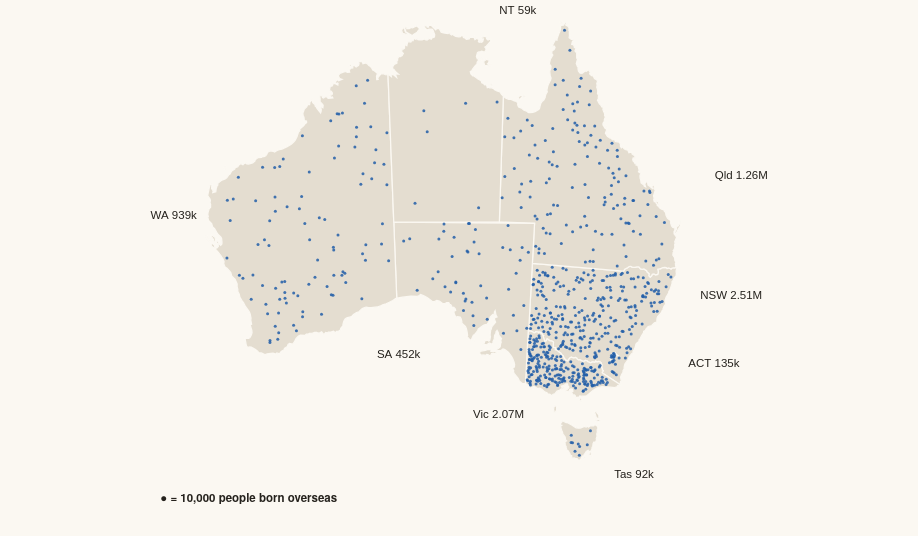

Source (Vega-Lite JSON):
### Vega-Lite specification from a JSON file in a GitHub repository (floating-point values rounded to 4 significant figures; data arrays with more than 128 entries replaced by an {"elided": "..."} marker saying what was removed)
{"$schema": "https://vega.github.io/schema/vega-lite/v5.json", "width": 900, "height": 520, "autosize": {"type": "pad"}, "config": {"background": null, "font": "IBM Plex Sans, Helvetica Neue, Arial, sans-serif", "padding": 4, "view": {"stroke": null}, "axis": {"labelColor": "#675f54", "titleColor": "#675f54", "gridColor": "#d8cfbf", "domainColor": "#d8cfbf", "tickColor": "#d8cfbf", "labelFont": "IBM Plex Sans, Helvetica Neue, Arial, sans-serif", "labelFontSize": 11, "titleFont": "IBM Plex Sans, Helvetica Neue, Arial, sans-serif", "titleFontWeight": 500, "titleFontSize": 11.5}, "legend": {"labelColor": "#675f54", "titleColor": "#25221d", "labelFont": "IBM Plex Sans, Helvetica Neue, Arial, sans-serif", "titleFont": "IBM Plex Sans, Helvetica Neue, Arial, sans-serif", "titleFontWeight": 600, "labelFontSize": 12, "titleFontSize": 12, "symbolStrokeColor": "#fbf8f2"}, "text": {"color": "#25221d", "font": "IBM Plex Sans, Helvetica Neue, Arial, sans-serif"}, "tooltipFormat": {"numberFormat": ",.0f"}}, "projection": {"type": "conicEqualArea", "parallels": [-18, -36], "rotate": [-134, 0]}, "params": [{"name": "per", "value": 10000, "bind": {"input": "radio", "options": [10000, 20000, 50000], "labels": ["10,000", "20,000", "50,000"], "name": "One dot = "}}, {"name": "hl", "value": "", "bind": {"input": "select", "options": ["", "Western Australia", "Victoria", "New South Wales", "Australian Capital Territory", "South Australia", "Queensland", "Northern Territory", "Tasmania"], "labels": ["All states", "Western Australia", "Victoria", "New South Wales", "Australian Capital Territory", "South Australia", "Queensland", "Northern Territory", "Tasmania"], "name": "Highlight a state "}}], "layer": [{"data": {"values": {"type": "Topology", "arcs": {"elided": "106 rows, 2810 int values in total"}, "transform": {"scale": [0.002035, 0.001652], "translate": [112.9, -43.63]}, "objects": {"states": {"type": "GeometryCollection", "geometries": [{"arcs": [[0, 1, 2, 3, 4, 5, 6, 7, 8, 9, 10, 11, 12, 13, 14, 15, 16, 17, 18, 19, 20, 21, 22, 23, 24, 25, 26, 27, 28, 29, 30, 31, 32, 33, 34, 35, 36, 37, 38, 39, 40, 41, 42, 43, 44, 45], [46]], "type": "Polygon", "properties": {"STATE_CODE": "1", "STATE_NAME": "New South Wales"}, "id": 0}, {"arcs": [[47, 48, 49, -38, 50, -36, 51, -34, 52, -32, 53, -30, 54, -28, 55, -26, 56, 57, -23, 58, -21, 59, 60, 61, -17, 62, -15, 63, -13, 64, -11, 65, -9, 66, -7, 67, -5, 68, 69, 70, -1, 71]], "type": "Polygon", "properties": {"STATE_CODE": "2", "STATE_NAME": "Victoria"}, "id": 1}, {"arcs": [[[-45, 72, -43, 73, -41, 74, 75, 76, 77]], [[78]], [[79]], [[80]], [[81]], [[82]]], "type": "MultiPolygon", "properties": {"STATE_CODE": "3", "STATE_NAME": "Queensland"}, "id": 2}, {"arcs": [[[83, 84, -48, 85]], [[86]]], "type": "MultiPolygon", "properties": {"STATE_CODE": "4", "STATE_NAME": "South Australia"}, "id": 3}, {"arcs": [[[87, 88]], [[89]], [[90]], [[91]]], "type": "MultiPolygon", "properties": {"STATE_CODE": "5", "STATE_NAME": "Western Australia"}, "id": 4}, {"arcs": [[[92]], [[93]], [[94]], [[95]], [[96]], [[97]]], "type": "MultiPolygon", "properties": {"STATE_CODE": "6", "STATE_NAME": "Tasmania"}, "id": 5}, {"arcs": [[[-77, 98, 99]], [[100]], [[101]], [[102]], [[103]], [[104]], [[105]]], "type": "MultiPolygon", "properties": {"STATE_CODE": "7", "STATE_NAME": "Northern Territory"}, "id": 6}, {"arcs": [[-47]], "type": "Polygon", "properties": {"STATE_CODE": "8", "STATE_NAME": "Australian Capital Territory"}, "id": 7}]}}}, "format": {"type": "topojson", "feature": "states"}}, "mark": {"type": "geoshape", "fill": "#e4ddd0", "stroke": "#fbf8f2", "strokeWidth": 1.25, "cursor": "pointer"}, "transform": [{"lookup": "properties.STATE_NAME", "from": {"data": {"values": [{"s_name": "Western Australia", "s_share": 34.1, "s_growth": 5.5, "s_os": 938900, "s_pop": 2749370, "s_top": "England", "s_topn": 211730}, {"s_name": "Victoria", "s_share": 31.7, "s_growth": 7.2, "s_os": 2072570, "s_pop": 6547820, "s_top": "India", "s_topn": 272250}, {"s_name": "New South Wales", "s_share": 31, "s_growth": 6.2, "s_os": 2510260, "s_pop": 8097060, "s_top": "China", "s_topn": 261330}, {"s_name": "Australian Capital Territory", "s_share": 29.8, "s_growth": 6.9, "s_os": 134900, "s_pop": 452510, "s_top": "India", "s_topn": 17510}, {"s_name": "South Australia", "s_share": 25.1, "s_growth": 3.9, "s_os": 452410, "s_pop": 1802600, "s_top": "England", "s_topn": 98770}, {"s_name": "Queensland", "s_share": 24.2, "s_growth": 6.2, "s_os": 1263640, "s_pop": 5215810, "s_top": "New Zealand", "s_topn": 229920}, {"s_name": "Northern Territory", "s_share": 23.9, "s_growth": 7.8, "s_os": 59240, "s_pop": 248150, "s_top": "Philippines", "s_topn": 7320}, {"s_name": "Tasmania", "s_share": 16.3, "s_growth": 5.5, "s_os": 92320, "s_pop": 567240, "s_top": "England", "s_topn": 20420}]}, "key": "s_name", "fields": ["s_name", "s_share", "s_growth", "s_os", "s_pop", "s_top", "s_topn"]}}], "params": [{"name": "hov10", "select": {"type": "point", "fields": ["s_name"], "on": "pointerover", "clear": "pointerout"}}], "encoding": {"stroke": {"condition": {"param": "hov10", "empty": false, "value": "#111111"}, "value": "#fbf8f2"}, "strokeWidth": {"condition": {"param": "hov10", "empty": false, "value": 2.5}, "value": 1.25}, "tooltip": [{"field": "s_name", "title": "State / territory"}, {"field": "s_share", "title": "Born overseas, 2021 (%)", "format": ".1f"}, {"field": "s_os", "title": "Overseas-born residents", "format": ","}, {"field": "s_pop", "title": "Total population, 2021", "format": ","}, {"field": "s_top", "title": "Largest overseas birthplace"}, {"field": "s_topn", "title": "Residents born there", "format": ","}, {"field": "s_growth", "title": "Change in share since 2001 (pts)", "format": "+.1f"}]}}, {"data": {"values": {"elided": "751 records"}}, "transform": [{"filter": "datum.i % (per / 10000) == 0"}], "mark": {"type": "circle", "size": 9}, "encoding": {"longitude": {"field": "lon", "type": "quantitative"}, "latitude": {"field": "lat", "type": "quantitative"}, "color": {"value": "#225ea8"}, "opacity": {"condition": {"test": "hl == '' || datum.name == hl", "value": 0.85}, "value": 0.12}}}, {"data": {"values": [{"abbr": "WA", "tot": 938900, "x": 112.5, "y": -24, "side": "l", "l": "WA 939k"}, {"abbr": "Vic", "tot": 2072570, "x": 141, "y": -40.5, "side": "l", "l": "Vic 2.07M"}, {"abbr": "NSW", "tot": 2510260, "x": 156, "y": -30, "side": "r", "l": "NSW 2.51M"}, {"abbr": "ACT", "tot": 134900, "x": 156, "y": -35.2, "side": "r", "l": "ACT 135k"}, {"abbr": "SA", "tot": 452410, "x": 131, "y": -36, "side": "l", "l": "SA 452k"}, {"abbr": "Qld", "tot": 1263640, "x": 155.5, "y": -21, "side": "r", "l": "Qld 1.26M"}, {"abbr": "NT", "tot": 59240, "x": 137.5, "y": -10, "side": "r", "l": "NT 59k"}, {"abbr": "Tas", "tot": 92320, "x": 150.5, "y": -44.5, "side": "r", "l": "Tas 92k"}]}, "transform": [{"filter": "datum.side == 'r'"}], "mark": {"type": "text", "align": "left", "fontSize": 11.5, "font": "IBM Plex Sans Condensed, Arial Narrow, sans-serif", "fontWeight": 500, "baseline": "middle"}, "encoding": {"longitude": {"field": "x", "type": "quantitative"}, "latitude": {"field": "y", "type": "quantitative"}, "text": {"field": "l"}, "color": {"value": "#25221d"}}}, {"data": {"values": [{"abbr": "WA", "tot": 938900, "x": 112.5, "y": -24, "side": "l", "l": "WA 939k"}, {"abbr": "Vic", "tot": 2072570, "x": 141, "y": -40.5, "side": "l", "l": "Vic 2.07M"}, {"abbr": "NSW", "tot": 2510260, "x": 156, "y": -30, "side": "r", "l": "NSW 2.51M"}, {"abbr": "ACT", "tot": 134900, "x": 156, "y": -35.2, "side": "r", "l": "ACT 135k"}, {"abbr": "SA", "tot": 452410, "x": 131, "y": -36, "side": "l", "l": "SA 452k"}, {"abbr": "Qld", "tot": 1263640, "x": 155.5, "y": -21, "side": "r", "l": "Qld 1.26M"}, {"abbr": "NT", "tot": 59240, "x": 137.5, "y": -10, "side": "r", "l": "NT 59k"}, {"abbr": "Tas", "tot": 92320, "x": 150.5, "y": -44.5, "side": "r", "l": "Tas 92k"}]}, "transform": [{"filter": "datum.side == 'l'"}], "mark": {"type": "text", "align": "right", "fontSize": 11.5, "font": "IBM Plex Sans Condensed, Arial Narrow, sans-serif", "fontWeight": 500, "baseline": "middle"}, "encoding": {"longitude": {"field": "x", "type": "quantitative"}, "latitude": {"field": "y", "type": "quantitative"}, "text": {"field": "l"}, "color": {"value": "#25221d"}}}, {"data": {"values": [{"x": 104, "y": -44.5}]}, "transform": [{"calculate": "'● = ' + format(per, ',') + ' people born overseas'", "as": "l"}], "mark": {"type": "text", "align": "left", "fontSize": 11.5, "font": "IBM Plex Sans, Helvetica Neue, Arial, sans-serif", "fontWeight": 600}, "encoding": {"longitude": {"field": "x", "type": "quantitative"}, "latitude": {"field": "y", "type": "quantitative"}, "text": {"field": "l"}, "color": {"value": "#25221d"}}}, {"data": {"values": [{"type": "Feature", "properties": {}, "geometry": {"type": "MultiPoint", "coordinates": [[101, -8], [168, -8], [168, -46], [101, -46]]}}]}, "mark": {"type": "geoshape", "opacity": 0, "filled": false, "strokeOpacity": 0}}], "background": "#fbf8f2"}
